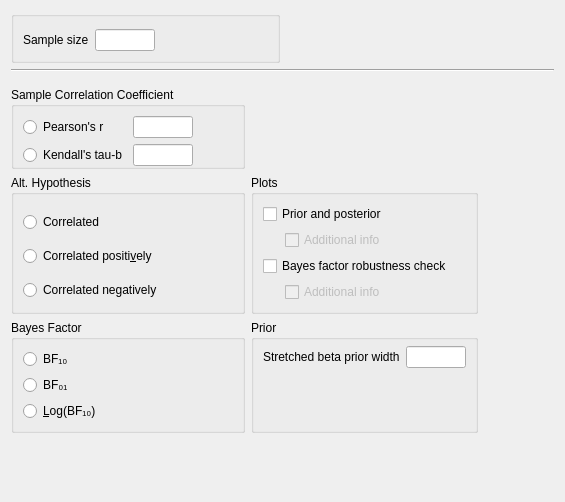
<?xml version="1.0" encoding="UTF-8"?>
<ui version="4.0">
 <class>SummaryStatsCorrelationBayesianPairsForm</class>
 <widget class="QWidget" name="SummaryStatsCorrelationBayesianPairsForm">
  <property name="geometry">
   <rect>
    <x>0</x>
    <y>0</y>
    <width>565</width>
    <height>502</height>
   </rect>
  </property>
  <property name="sizePolicy">
   <sizepolicy hsizetype="Fixed" vsizetype="Preferred">
    <horstretch>0</horstretch>
    <verstretch>0</verstretch>
   </sizepolicy>
  </property>
  <property name="windowTitle">
   <string>Form</string>
  </property>
  <layout class="QGridLayout" name="gridLayout">
   <item row="0" column="0">
    <widget class="BoundGroupBox" name="inputValues">
     <property name="title">
      <string/>
     </property>
     <property name="flat">
      <bool>false</bool>
     </property>
     <layout class="QGridLayout" name="gridLayout_6">
      <property name="topMargin">
       <number>12</number>
      </property>
      <item row="0" column="2">
       <widget class="BoundTextBox" name="sampleSize">
        <property name="maximumSize">
         <size>
          <width>60</width>
          <height>16777215</height>
         </size>
        </property>
       </widget>
      </item>
      <item row="0" column="0">
       <widget class="QLabel" name="label_2">
        <property name="text">
         <string>Sample size</string>
        </property>
       </widget>
      </item>
      <item row="0" column="3">
       <spacer name="horizontalSpacer_2">
        <property name="orientation">
         <enum>Qt::Horizontal</enum>
        </property>
        <property name="sizeHint" stdset="0">
         <size>
          <width>40</width>
          <height>20</height>
         </size>
        </property>
       </spacer>
      </item>
     </layout>
    </widget>
   </item>
   <item row="1" column="0" colspan="2">
    <widget class="Line" name="line">
     <property name="font">
      <font>
       <weight>50</weight>
       <bold>false</bold>
      </font>
     </property>
     <property name="frameShadow">
      <enum>QFrame::Sunken</enum>
     </property>
     <property name="lineWidth">
      <number>1</number>
     </property>
     <property name="orientation">
      <enum>Qt::Horizontal</enum>
     </property>
    </widget>
   </item>
   <item row="3" column="0">
    <spacer name="verticalSpacer">
     <property name="orientation">
      <enum>Qt::Vertical</enum>
     </property>
     <property name="sizeHint" stdset="0">
      <size>
       <width>20</width>
       <height>40</height>
      </size>
     </property>
    </spacer>
   </item>
   <item row="2" column="0" colspan="2">
    <widget class="QWidget" name="gridWidget" native="true">
     <property name="sizePolicy">
      <sizepolicy hsizetype="Fixed" vsizetype="Fixed">
       <horstretch>0</horstretch>
       <verstretch>0</verstretch>
      </sizepolicy>
     </property>
     <layout class="QGridLayout" name="gridLayout_7">
      <property name="leftMargin">
       <number>0</number>
      </property>
      <property name="rightMargin">
       <number>0</number>
      </property>
      <property name="bottomMargin">
       <number>0</number>
      </property>
      <item row="2" column="0">
       <widget class="QWidget" name="widget_2" native="true">
        <property name="maximumSize">
         <size>
          <width>240</width>
          <height>16777215</height>
         </size>
        </property>
        <layout class="QGridLayout" name="gridLayout_5">
         <property name="leftMargin">
          <number>0</number>
         </property>
         <property name="topMargin">
          <number>0</number>
         </property>
         <property name="rightMargin">
          <number>0</number>
         </property>
         <property name="bottomMargin">
          <number>0</number>
         </property>
         <item row="4" column="0">
          <widget class="BoundGroupBox" name="bayesFactorType">
           <property name="title">
            <string>Bayes Factor</string>
           </property>
           <property name="flat">
            <bool>false</bool>
           </property>
           <layout class="QGridLayout" name="gridLayout_13">
            <item row="1" column="0">
             <widget class="QRadioButton" name="_2">
              <property name="sizePolicy">
               <sizepolicy hsizetype="Fixed" vsizetype="Fixed">
                <horstretch>0</horstretch>
                <verstretch>0</verstretch>
               </sizepolicy>
              </property>
              <property name="text">
               <string>BF₀₁</string>
              </property>
             </widget>
            </item>
            <item row="2" column="0">
             <widget class="QRadioButton" name="_3">
              <property name="sizePolicy">
               <sizepolicy hsizetype="Fixed" vsizetype="Fixed">
                <horstretch>0</horstretch>
                <verstretch>0</verstretch>
               </sizepolicy>
              </property>
              <property name="text">
               <string>&amp;Log(BF₁₀)</string>
              </property>
             </widget>
            </item>
            <item row="1" column="1">
             <spacer name="horizontalSpacer_3">
              <property name="orientation">
               <enum>Qt::Horizontal</enum>
              </property>
              <property name="sizeHint" stdset="0">
               <size>
                <width>40</width>
                <height>20</height>
               </size>
              </property>
             </spacer>
            </item>
            <item row="0" column="0">
             <widget class="QRadioButton" name="_1">
              <property name="sizePolicy">
               <sizepolicy hsizetype="Fixed" vsizetype="Fixed">
                <horstretch>0</horstretch>
                <verstretch>0</verstretch>
               </sizepolicy>
              </property>
              <property name="text">
               <string>BF₁₀</string>
              </property>
             </widget>
            </item>
           </layout>
          </widget>
         </item>
        </layout>
       </widget>
      </item>
      <item row="2" column="1">
       <widget class="QWidget" name="widget_3" native="true">
        <property name="sizePolicy">
         <sizepolicy hsizetype="Preferred" vsizetype="Preferred">
          <horstretch>0</horstretch>
          <verstretch>0</verstretch>
         </sizepolicy>
        </property>
        <layout class="QGridLayout" name="gridLayout_2">
         <property name="leftMargin">
          <number>0</number>
         </property>
         <property name="topMargin">
          <number>0</number>
         </property>
         <property name="rightMargin">
          <number>0</number>
         </property>
         <property name="bottomMargin">
          <number>0</number>
         </property>
         <item row="0" column="0">
          <widget class="BoundGroupBox" name="groupBox">
           <property name="title">
            <string>Prior</string>
           </property>
           <layout class="QGridLayout" name="gridLayout_11">
            <property name="topMargin">
             <number>6</number>
            </property>
            <item row="0" column="1">
             <widget class="BoundTextBox" name="priorWidth">
              <property name="sizePolicy">
               <sizepolicy hsizetype="Fixed" vsizetype="Preferred">
                <horstretch>0</horstretch>
                <verstretch>0</verstretch>
               </sizepolicy>
              </property>
              <property name="minimumSize">
               <size>
                <width>60</width>
                <height>0</height>
               </size>
              </property>
              <property name="maximumSize">
               <size>
                <width>60</width>
                <height>16777215</height>
               </size>
              </property>
             </widget>
            </item>
            <item row="0" column="0">
             <widget class="QLabel" name="label">
              <property name="sizePolicy">
               <sizepolicy hsizetype="Fixed" vsizetype="Fixed">
                <horstretch>0</horstretch>
                <verstretch>0</verstretch>
               </sizepolicy>
              </property>
              <property name="text">
               <string>Stretched beta prior width</string>
              </property>
             </widget>
            </item>
            <item row="1" column="1">
             <spacer name="verticalSpacer_2">
              <property name="orientation">
               <enum>Qt::Vertical</enum>
              </property>
              <property name="sizeHint" stdset="0">
               <size>
                <width>20</width>
                <height>40</height>
               </size>
              </property>
             </spacer>
            </item>
           </layout>
          </widget>
         </item>
        </layout>
       </widget>
      </item>
      <item row="1" column="0">
       <widget class="BoundGroupBox" name="hypothesis">
        <property name="title">
         <string>Alt. Hypothesis</string>
        </property>
        <property name="flat">
         <bool>true</bool>
        </property>
        <layout class="QGridLayout" name="gridLayout_10">
         <property name="bottomMargin">
          <number>0</number>
         </property>
         <item row="1" column="0">
          <widget class="QRadioButton" name="_2oneTailedGreaterThan">
           <property name="sizePolicy">
            <sizepolicy hsizetype="Fixed" vsizetype="Fixed">
             <horstretch>0</horstretch>
             <verstretch>0</verstretch>
            </sizepolicy>
           </property>
           <property name="text">
            <string>Correlated positi&amp;vely</string>
           </property>
          </widget>
         </item>
         <item row="2" column="0">
          <widget class="QRadioButton" name="_3oneTailedLessThan">
           <property name="sizePolicy">
            <sizepolicy hsizetype="Fixed" vsizetype="Fixed">
             <horstretch>0</horstretch>
             <verstretch>0</verstretch>
            </sizepolicy>
           </property>
           <property name="text">
            <string>Correlated negatively</string>
           </property>
          </widget>
         </item>
         <item row="0" column="0">
          <widget class="QRadioButton" name="_1twoTailed">
           <property name="sizePolicy">
            <sizepolicy hsizetype="Fixed" vsizetype="Fixed">
             <horstretch>0</horstretch>
             <verstretch>0</verstretch>
            </sizepolicy>
           </property>
           <property name="text">
            <string>Correlated</string>
           </property>
          </widget>
         </item>
         <item row="1" column="1">
          <spacer name="horizontalSpacer_5">
           <property name="orientation">
            <enum>Qt::Horizontal</enum>
           </property>
           <property name="sizeHint" stdset="0">
            <size>
             <width>40</width>
             <height>20</height>
            </size>
           </property>
          </spacer>
         </item>
        </layout>
       </widget>
      </item>
      <item row="1" column="1">
       <widget class="BoundGroupBox" name="plotsGroup">
        <property name="title">
         <string>Plots</string>
        </property>
        <layout class="QGridLayout" name="gridLayout_4">
         <item row="0" column="0" colspan="3">
          <widget class="BoundCheckBox" name="plotPriorAndPosterior">
           <property name="enabled">
            <bool>true</bool>
           </property>
           <property name="sizePolicy">
            <sizepolicy hsizetype="Fixed" vsizetype="Fixed">
             <horstretch>0</horstretch>
             <verstretch>0</verstretch>
            </sizepolicy>
           </property>
           <property name="text">
            <string>Prior and posterior</string>
           </property>
          </widget>
         </item>
         <item row="2" column="1" colspan="3">
          <widget class="BoundCheckBox" name="plotPriorAndPosteriorAdditionalInfo">
           <property name="enabled">
            <bool>false</bool>
           </property>
           <property name="sizePolicy">
            <sizepolicy hsizetype="Fixed" vsizetype="Fixed">
             <horstretch>0</horstretch>
             <verstretch>0</verstretch>
            </sizepolicy>
           </property>
           <property name="text">
            <string>Additional info</string>
           </property>
          </widget>
         </item>
         <item row="3" column="0" colspan="3">
          <widget class="BoundCheckBox" name="plotBayesFactorRobustness">
           <property name="enabled">
            <bool>true</bool>
           </property>
           <property name="sizePolicy">
            <sizepolicy hsizetype="Fixed" vsizetype="Fixed">
             <horstretch>0</horstretch>
             <verstretch>0</verstretch>
            </sizepolicy>
           </property>
           <property name="text">
            <string>Bayes factor robustness check</string>
           </property>
          </widget>
         </item>
         <item row="4" column="0">
          <widget class="QWidget" name="widget_4" native="true">
           <property name="maximumSize">
            <size>
             <width>16</width>
             <height>16777215</height>
            </size>
           </property>
          </widget>
         </item>
         <item row="4" column="1">
          <widget class="BoundCheckBox" name="plotBayesFactorRobustnessAdditionalInfo">
           <property name="enabled">
            <bool>false</bool>
           </property>
           <property name="sizePolicy">
            <sizepolicy hsizetype="Fixed" vsizetype="Fixed">
             <horstretch>0</horstretch>
             <verstretch>0</verstretch>
            </sizepolicy>
           </property>
           <property name="text">
            <string>Additional info</string>
           </property>
          </widget>
         </item>
        </layout>
       </widget>
      </item>
      <item row="0" column="0">
       <widget class="BoundGroupBox" name="correlationCoefficient">
        <property name="title">
         <string>Sample Correlation Coefficient</string>
        </property>
        <property name="flat">
         <bool>true</bool>
        </property>
        <layout class="QGridLayout" name="gridLayout_9">
         <property name="bottomMargin">
          <number>0</number>
         </property>
         <item row="0" column="1">
          <widget class="BoundTextBox" name="pearsonRhoValue">
           <property name="maximumSize">
            <size>
             <width>60</width>
             <height>16777215</height>
            </size>
           </property>
          </widget>
         </item>
         <item row="1" column="1">
          <widget class="BoundTextBox" name="kendallTauValue">
           <property name="maximumSize">
            <size>
             <width>60</width>
             <height>16777215</height>
            </size>
           </property>
          </widget>
         </item>
         <item row="1" column="0">
          <widget class="QRadioButton" name="kendallTau">
           <property name="sizePolicy">
            <sizepolicy hsizetype="Fixed" vsizetype="Fixed">
             <horstretch>0</horstretch>
             <verstretch>0</verstretch>
            </sizepolicy>
           </property>
           <property name="text">
            <string>Kendall's tau-b</string>
           </property>
          </widget>
         </item>
         <item row="0" column="0">
          <widget class="QRadioButton" name="pearsonRho">
           <property name="sizePolicy">
            <sizepolicy hsizetype="Fixed" vsizetype="Fixed">
             <horstretch>0</horstretch>
             <verstretch>0</verstretch>
            </sizepolicy>
           </property>
           <property name="text">
            <string>Pearson's r</string>
           </property>
          </widget>
         </item>
         <item row="0" column="2">
          <spacer name="horizontalSpacer_4">
           <property name="orientation">
            <enum>Qt::Horizontal</enum>
           </property>
           <property name="sizeHint" stdset="0">
            <size>
             <width>40</width>
             <height>20</height>
            </size>
           </property>
          </spacer>
         </item>
         <item row="1" column="2">
          <spacer name="horizontalSpacer_6">
           <property name="orientation">
            <enum>Qt::Horizontal</enum>
           </property>
           <property name="sizeHint" stdset="0">
            <size>
             <width>40</width>
             <height>20</height>
            </size>
           </property>
          </spacer>
         </item>
        </layout>
       </widget>
      </item>
     </layout>
    </widget>
   </item>
   <item row="0" column="1">
    <spacer name="horizontalSpacer">
     <property name="orientation">
      <enum>Qt::Horizontal</enum>
     </property>
     <property name="sizeHint" stdset="0">
      <size>
       <width>40</width>
       <height>20</height>
      </size>
     </property>
    </spacer>
   </item>
  </layout>
 </widget>
 <customwidgets>
  <customwidget>
   <class>BoundTextBox</class>
   <extends>QLineEdit</extends>
   <header>widgets/boundtextbox.h</header>
  </customwidget>
  <customwidget>
   <class>BoundGroupBox</class>
   <extends>QGroupBox</extends>
   <header>widgets/boundgroupbox.h</header>
   <container>1</container>
  </customwidget>
  <customwidget>
   <class>BoundCheckBox</class>
   <extends>QCheckBox</extends>
   <header>widgets/boundcheckbox.h</header>
  </customwidget>
 </customwidgets>
 <tabstops>
  <tabstop>sampleSize</tabstop>
  <tabstop>pearsonRho</tabstop>
  <tabstop>pearsonRhoValue</tabstop>
  <tabstop>kendallTau</tabstop>
  <tabstop>kendallTauValue</tabstop>
  <tabstop>_1twoTailed</tabstop>
  <tabstop>_2oneTailedGreaterThan</tabstop>
  <tabstop>_3oneTailedLessThan</tabstop>
  <tabstop>plotPriorAndPosterior</tabstop>
  <tabstop>plotPriorAndPosteriorAdditionalInfo</tabstop>
  <tabstop>plotBayesFactorRobustness</tabstop>
  <tabstop>plotBayesFactorRobustnessAdditionalInfo</tabstop>
  <tabstop>_1</tabstop>
  <tabstop>_2</tabstop>
  <tabstop>_3</tabstop>
  <tabstop>priorWidth</tabstop>
 </tabstops>
 <resources/>
 <connections>
  <connection>
   <sender>plotPriorAndPosterior</sender>
   <signal>toggled(bool)</signal>
   <receiver>plotPriorAndPosteriorAdditionalInfo</receiver>
   <slot>setEnabled(bool)</slot>
   <hints>
    <hint type="sourcelabel">
     <x>318</x>
     <y>588</y>
    </hint>
    <hint type="destinationlabel">
     <x>325</x>
     <y>611</y>
    </hint>
   </hints>
  </connection>
  <connection>
   <sender>plotBayesFactorRobustness</sender>
   <signal>toggled(bool)</signal>
   <receiver>plotBayesFactorRobustnessAdditionalInfo</receiver>
   <slot>setEnabled(bool)</slot>
   <hints>
    <hint type="sourcelabel">
     <x>318</x>
     <y>588</y>
    </hint>
    <hint type="destinationlabel">
     <x>325</x>
     <y>611</y>
    </hint>
   </hints>
  </connection>
 </connections>
</ui>
